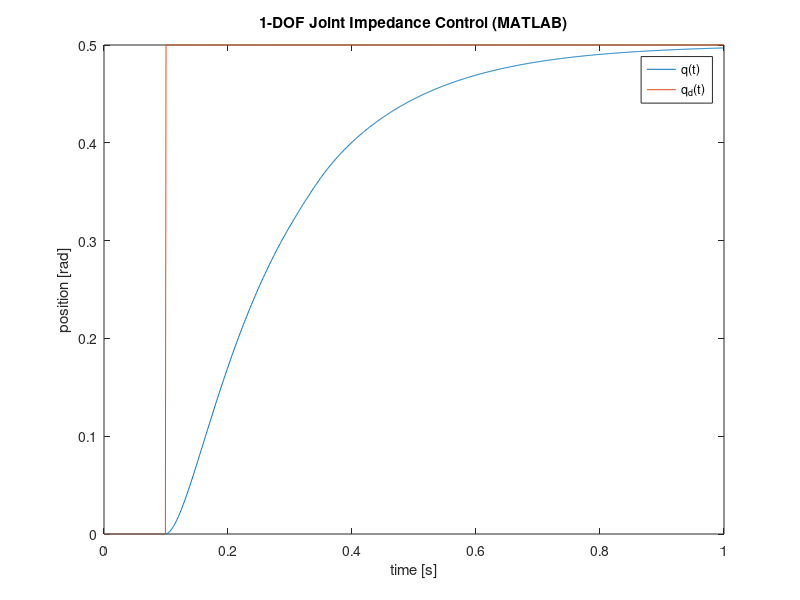

MATLAB code for this plot:

% Parameters
J = 0.05;
K = 10.0;
D = 2.0;

% Simulation parameters
dt = 1e-3;
T  = 1.0;
N  = T / dt;

q   = 0.0;
qd  = 0.0;

ts  = zeros(N,1);
qs  = zeros(N,1);
qds = zeros(N,1);

for k = 1:N
    t = (k-1) * dt;

    if t >= 0.1
        q_ref = 0.5;
    else
        q_ref = 0.0;
    end
    qd_ref  = 0.0;
    qdd_ref = 0.0;

    if t >= 0.3 && t <= 0.35
        tau_ext = 0.2;
    else
        tau_ext = 0.0;
    end

    e  = q  - q_ref;
    ed = qd - qd_ref;

    tau_m = J * qdd_ref - K * e - D * ed;

    qdd = (tau_m + tau_ext) / J;

    qd = qd + dt * qdd;
    q  = q  + dt * qd;

    ts(k)  = t;
    qs(k)  = q;
    qds(k) = qd;
end

plot(ts, qs, ts, (ts >= 0.1) * 0.5);
legend('q(t)', 'q_d(t)');
xlabel('time [s]');
ylabel('position [rad]');
title('1-DOF Joint Impedance Control (MATLAB)');
